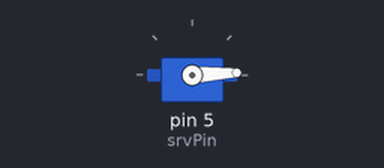
A sketch run on a simulated Arduino Uno, built with avr-gcc and run on an emulated ATmega328P. Shown: servo.

Above: at 0.05 s.
At 0.9 s:
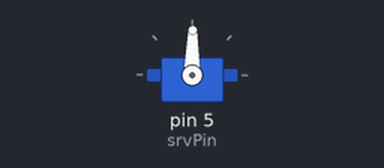
At 1.75 s:
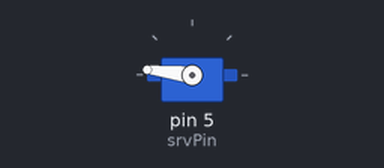
At 3.45 s:
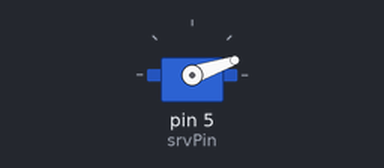
Timing chart, 0 to 8.3 s (numbered marks = the images above):
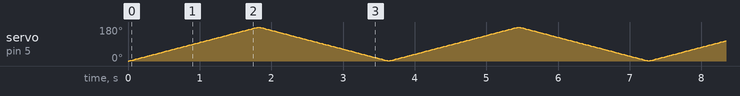

The sketch:

srv.ino
```cpp
#include<Servo.h>
Servo srv;
int srvPin = 5;
void setup() {
  // put your setup code here, to run once:
  srv.attach(srvPin);
  srv.write(0);
}

void loop() {
  // put your main code here, to run repeatedly:
  for(int i = 0; i<180; i++)
  {
     srv.write(i);
     delay(10);
  }
  for(int i = 180; i>0; i--)
  {
     srv.write(i);
     delay(10);
  }

}
```
